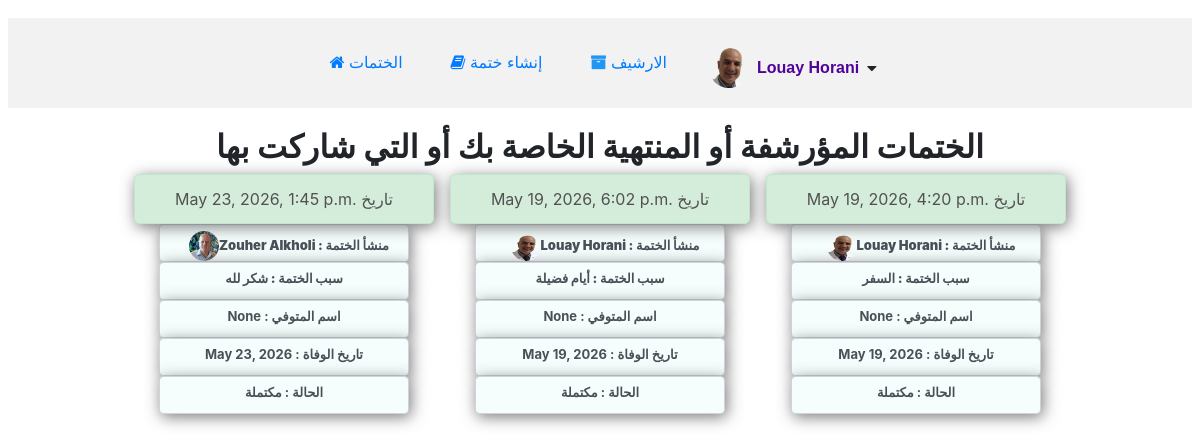
The app's page /get_archives/ (signed in) with its own data.
### khetmah/models.py (models this page shows, shortened)
class User(AbstractUser):
    profile_picture = models.ImageField(
        upload_to='khetmah/images/profile_pictures/',
        blank=True,
        null=True,
        default="khetmah/images/profile_pictures/default.png"
    )
    def __str__(self):
        return f" {self.first_name} {self.last_name}"
    @property
    def profile_picture_url(self):
        if self.profile_picture:
            return self.profile_picture.url
        return "/media/khetmah/images/profile_pictures/default.png"

class Khetmah(models.Model):
    PRIVACY_CHOICES = [('family_friends', 'مع الأهل والأصدقاء'),('public', 'عامة للجميع'),]
    KHETMAH_STATUS = [('active', 'نشطة'),('completed', 'مكتملة')]
    REASON_CHOICES = [('dead', 'هبة لمتوفي'),('need', 'لطلب حاجة'),('sick', 'لطلب شفاء'),('travel', 'السفر'),('Thank_God', 'شكر لله'),('days', 'أيام فضيلة'),('other', 'سبب آخر'),]
    status = models.CharField(max_length=20, choices=KHETMAH_STATUS, default='active')
    reason = models.CharField(max_length=20, choices=REASON_CHOICES, blank=True, null=True, default='Thank_God')
    sharing_type = models.CharField(max_length=20, choices=PRIVACY_CHOICES, blank=True, null=True, default='family_friends')
    creator = models.ForeignKey('User', on_delete=models.CASCADE, related_name="owned_khetmah")
    na3wa_image = models.ImageField(upload_to=na3wa_upload_path,blank=True,null=True,default=DEFAULT_NA3WA)
    created_at = models.DateTimeField(auto_now_add=True)
    deceased_name = models.CharField(max_length=32, blank=True, null=True)
    death_date = models.DateField(blank=True, null=True)
    specific_reason = models.TextField(blank=True, null=True)

### khetmah/views.py (the view)
# urls.py: path("get_archives/", views.get_archives, name="get_archives"),
@login_required
def get_archives(request):
    all_unactive_khetmahs = Khetmah.objects.filter(
        status__in=['completed']
    ).filter(
        Q(creator=request.user) |
        Q(parts__selected_by=request.user)
    ).distinct().order_by('-created_at')
    user_parts_data = list(
        Juza.objects.filter(
            selected_by=request.user
        ).values('juz_number', 'status')
    )
    user_All_parts_json = json.dumps(
        user_parts_data,
        ensure_ascii=False
    )
    return render(request, 'khetmah/archives.html', {
        'all_unactive_khetmahs': all_unactive_khetmahs,
        'user_All_parts_json': user_All_parts_json,
    })

### khetmah/templates/khetmah/archives.html (shortened to what this page needs)
{% extends "khetmah/layout.html" %}
{% block content %}
{% load static %}
  <h2>الختمات المؤرشفة أو المنتهية الخاصة بك أو التي شاركت بها</h2>
  <ul  class="nav center">
    {% for kh in all_unactive_khetmahs %}
      <li>
        <a href="{% url 'khetmah_detail' khetmah_id=kh.id %}">
        <div class="alert alert-success" style="color: rgb(82, 81, 81)"> {{ kh.created_at }} تاريخ </div>
        <div class="form-control rtl"><strong>منشأ الختمة : {{ kh.creator }}</strong><img src="{{ kh.creator.profile_picture.url }}" style="width: 30px; height: 30px; border-radius: 50%; margin-left: 10px;"></div>
        <div class="form-control"><strong>سبب الختمة : {{ kh.get_reason_display }}</strong></div>
        <div class="form-control rtl">اسم المتوفي : {{ kh.deceased_name }} </div>
        <div class="form-control rtl">تاريخ الوفاة : {{ kh.death_date }} </div>
        <div class="form-control rtl">الحالة : {{ kh.get_status_display }} </div>
        </a>
      </li>
    {% endfor %}
{% endblock %}

### khetmah/templates/khetmah/layout.html (shortened to what this page needs)
{% load static %}
<!DOCTYPE html>
<html lang="en">
<head>
    <link rel="stylesheet" href="https://cdn.jsdelivr.net/npm/bootstrap@4.6.2/dist/css/bootstrap.min.css">
    <link rel="stylesheet" href="https://cdnjs.cloudflare.com/ajax/libs/font-awesome/4.7.0/css/font-awesome.min.css">
    <link rel="stylesheet" href="{% static 'khetmah/css/styles.css' %}">
</head>
<body>
    <header>
    <div class="container" id="f-18">
  <ul class="nav">
    <li class="nav-item">
       <a class="nav-link" href="{% url 'index' %}"> <i class="fa fa-home" title="Home"></i> الختمات</a>
    </li>
      {% if user.is_authenticated %}
     <li>
          <a class="nav-link" href="{% url 'create_khetmah' %}"><i class="fa fa-book" title="book"></i> إنشاء ختمة</a>
     </li>
     <li class="nav-item">
        <a class="nav-link" href="{% url 'get_archives' %}"><i class="fa fa-archive" aria-hidden="true"></i> الارشيف</a>
     </li>
     <li class="nav-item user-menu-wrapper">
        <div id="user-menu-toggle" class="user-menu-toggle">
            <img src="{{ user.profile_picture_url }}"alt="{{ user.username }}"class="user-avatar">
            <b id="currentUser" style="color:rgb(81, 2, 154)">{{ user }}</b><i class="fa fa-caret-down"></i>
        </div>
    </li>
      {% endif %}
      </ul>
</div>
</header>
        {% block content %}{% endblock %}
</body>
</html>

### khetmah/static/khetmah/css/styles.css (style rules this page uses)
* { margin:0px; padding:0px; box-sizing: border-box; }
body { display: flex; flex-direction: column; position: relative; justify-content: center; align-content: center; text-align: center; align-items: center; margin:10px; padding: 8px; font-family: 'Franklin Gothic Medium', 'Arial Narrow', Arial, sans-serif,'Segoe UI', Tahoma, Verdana,; font-size: 14px; margin-left: auto; margin-right: auto; }
header { background-color: #f2f2f2; padding: 10px; margin-bottom: 20px; gap: 10px; width: 100%; }
a { text-decoration: none; cursor: pointer; }
.rtl { direction: rtl; }
.container { display: flex; flex-direction:column; align-items: center; text-align: center; font-family: Arial; font-size: 13px; margin: 10px auto 0 auto; padding: 5px; list-style: none; gap:0.5em; width: 100%; height: 100%; }
.fa-archive { color: rgb(33, 150, 243); }
ul { gap:1em; font-size: 16px; }
.center { display: flex; justify-content: center; align-items: center; text-align: center; align-self: center; }
h2, h5, label { font-weight: bold; }
.wi-1, .alert-danger, .alert-info, .alert-success, .alert-warning, .alert-primary, .alert-secondary, .alert-light, .alert-dark { display: flex; justify-content: center; align-items: center; margin: 0; padding: 10px; border-radius: 5px; width: 300px; height: 50px; -webkit-border-radius: 5px; -moz-border-radius: 5px; -ms-border-radius: 5px; -o-border-radius: 5px; box-shadow: 2px 3px 15px rgba(97, 97, 97, 0.843); }
.form-control { flex-direction: row; margin: 0 auto; font-size: small; font-weight: bold; width: 250px; height: 38px; background-color: rgb(246, 253, 253); box-shadow: 2px 3px 15px rgba(97, 97, 97, 0.843); }
.user-menu-wrapper { position: relative; display: flex; align-items: center; }
.user-menu-toggle { display: flex; align-items: center; gap: 8px; cursor: pointer; padding: 5px 10px; border-radius: 10px; transition: 0.2s; }
.user-avatar { width: 40px; height: 40px; border-radius: 50%; object-fit: cover; }

### records on screen
User: profile_picture_url (picture), first_name+last_name "Louay Horani"
Khetmah: created_at "May 23, 2026, 1:45 p.m.", creator "Zouher Alkholi", creator.profile_picture (picture), reason "شكر لله", deceased_name "None", death_date "May 23, 2026", status "مكتملة"
Khetmah: created_at "May 19, 2026, 6:02 p.m.", creator "Louay Horani", creator.profile_picture (picture), reason "أيام فضيلة", deceased_name "None", death_date "May 19, 2026", status "مكتملة"
Khetmah: created_at "May 19, 2026, 4:20 p.m.", creator "Louay Horani", creator.profile_picture (picture), reason "السفر", deceased_name "None", death_date "May 19, 2026", status "مكتملة"
